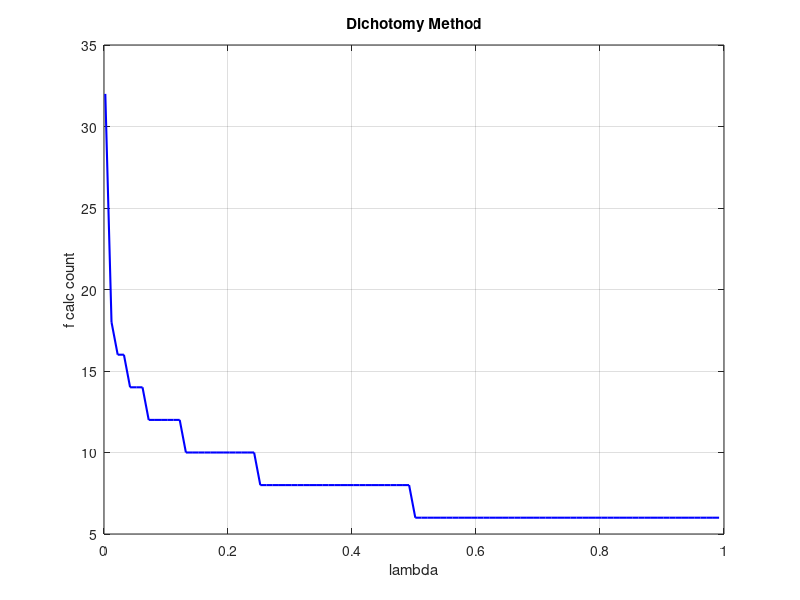

Reproduce this figure in MATLAB.
% Define f1(x)
f1 = @(x) (x - 2)^2 + x * log(x + 3);
% Define f2(x)
f2 = @(x) exp(-2 * x) + (x - 2)^2;
% Define f3(x)
f3 = @(x) exp(x) * (x^3 - 1) + (x - 1) * sin(x);

% Dichotomy method for finding the minimum of a function
% dichotomyFunc(function, l, epsilon)
% l: Desired accuracy
% Epsilon: Tolerance
function y = dichotomyFunc(f,l,epsilon)
    % Initialize the interval and tolerance parameters
    a = -1;
    b = 3;
    count = 0;      % Counter for the number of iterations

    % Iterative search
    while (b - a) > l
        % Midpoint of the current interval
        m = (a + b) / 2;
        
        % Calculate x1 and x2 close to the midpoint m
        x1 = m - epsilon;
        x2 = m + epsilon;
        
        % Evaluate function at x1 and x2
        f_x1 = f(x1);
        f_x2 = f(x2);
        
        % Update the interval [a, b] based on function values at x1 and x2
        if f_x1 < f_x2
            b = x2;  % Keep the left half
        else
            a = x1;  % Keep the right half
        end
        count = count + 2; % here we count function evaluations
    end

    % Output the result
    minimum_x = (a + b) / 2;
    minimum_f = f(minimum_x);

    fprintf('Approximate minimum value: %.5f at x = %.5f\n', minimum_f, minimum_x);
    fprintf('Number of iterations: %d\n', count);
    fprintf('Interval [a,b]: [%.5f,%.5f]\n', a, b);

    y = count;
end

% Function calculation count vs. lambda
l_values = 0.0021:0.01:1; % The range of l values
fcount_values = zeros(size(l_values)); % Preallocate for efficiency

for idx = 1:length(l_values)
    l = l_values(idx);
    fcount_values(idx) = dichotomyFunc(f1,l,0.001);
end

% Plot
plot(l_values, fcount_values, 'b-', 'LineWidth', 1.5);
xlabel('lambda');
ylabel('f calc count');
title('Dichotomy Method');
grid on;

